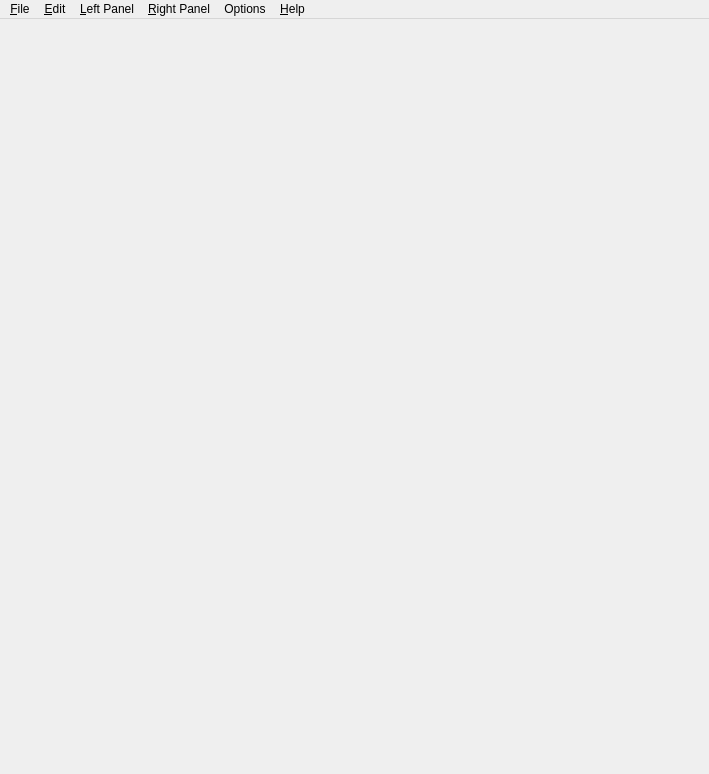
<?xml version="1.0" encoding="UTF-8"?>
<ui version="4.0">
 <class>MainPanel</class>
 <widget class="QMainWindow" name="MainPanel">
  <property name="geometry">
   <rect>
    <x>0</x>
    <y>0</y>
    <width>709</width>
    <height>774</height>
   </rect>
  </property>
  <property name="windowTitle">
   <string>Pixel Test DAQ Control</string>
  </property>
  <property name="windowIcon">
   <iconset>
    <normaloff>:/icons/images/PixelDAQ.jpg</normaloff>:/icons/images/PixelDAQ.jpg</iconset>
  </property>
  <widget class="QWidget" name="centralwidget">
   <layout class="QHBoxLayout" name="horizontalLayout">
    <item>
     <layout class="QHBoxLayout" name="vboxLayout">
      <property name="spacing">
       <number>6</number>
      </property>
      <property name="leftMargin">
       <number>0</number>
      </property>
      <property name="topMargin">
       <number>0</number>
      </property>
      <property name="rightMargin">
       <number>0</number>
      </property>
      <property name="bottomMargin">
       <number>0</number>
      </property>
     </layout>
    </item>
   </layout>
  </widget>
  <widget class="QMenuBar" name="menubar">
   <property name="enabled">
    <bool>true</bool>
   </property>
   <property name="geometry">
    <rect>
     <x>0</x>
     <y>0</y>
     <width>709</width>
     <height>21</height>
    </rect>
   </property>
   <widget class="QMenu" name="fileMenu">
    <property name="title">
     <string>&amp;File</string>
    </property>
    <widget class="QMenu" name="menuNew_config">
     <property name="icon">
      <iconset>
       <normaloff>:/icons/images/filenew.png</normaloff>:/icons/images/filenew.png</iconset>
     </property>
     <property name="title">
      <string>New config.</string>
     </property>
     <addaction name="actionNew_cfg"/>
     <addaction name="actionNew_cfg_generic"/>
    </widget>
    <addaction name="menuNew_config"/>
    <addaction name="fileOpenAction"/>
    <addaction name="fileReopenAction"/>
    <addaction name="fileSaveAction"/>
    <addaction name="fileSaveAsAction"/>
    <addaction name="fileCloseAction"/>
    <addaction name="separator"/>
    <addaction name="closePanelAction"/>
   </widget>
   <widget class="QMenu" name="PopupMenu_5">
    <property name="title">
     <string>&amp;Edit</string>
    </property>
    <addaction name="currModuleCfgEdit"/>
    <addaction name="currShowInfo"/>
    <addaction name="single_FE_Action"/>
    <addaction name="separator"/>
    <addaction name="decremTDAC"/>
    <addaction name="decremGDAC"/>
    <addaction name="decremTDACBy"/>
    <addaction name="decremGDACBy"/>
    <addaction name="separator"/>
    <addaction name="editset_all_VCALs_to_charge_ofAction"/>
    <addaction name="editset_all_TDACs_from_scanAction"/>
    <addaction name="editset_all_FDACs_from_scanAction"/>
    <addaction name="actionSet_all_masks_from_scan"/>
    <addaction name="decrMccDelAction"/>
   </widget>
   <widget class="QMenu" name="PopupMenu_4">
    <property name="title">
     <string>&amp;Left Panel</string>
    </property>
    <addaction name="showModListChoice"/>
    <addaction name="actionDCS_view"/>
   </widget>
   <widget class="QMenu" name="PopupMenu_3">
    <property name="title">
     <string>&amp;Right Panel</string>
    </property>
    <addaction name="showDataChoice"/>
    <addaction name="showPixScanChoice"/>
    <addaction name="showRegisterChoice"/>
    <addaction name="showToolChoice"/>
    <addaction name="showLogPanelChoice"/>
    <addaction name="showBocAnalysisChoice"/>
    <addaction name="showPrimlistPanelChoice"/>
    <addaction name="showWafertestPanelChoice"/>
   </widget>
   <widget class="QMenu" name="unnamed">
    <property name="title">
     <string>Options</string>
    </property>
    <addaction name="optionsShow_PanelAction"/>
    <addaction name="optionsSave_as_defaultAction"/>
    <addaction name="optionsReload_defaultAction"/>
   </widget>
   <widget class="QMenu" name="PopupMenu_6">
    <property name="title">
     <string>&amp;Help</string>
    </property>
    <addaction name="showReadmeMen"/>
    <addaction name="showAboutMen"/>
   </widget>
   <addaction name="fileMenu"/>
   <addaction name="PopupMenu_5"/>
   <addaction name="PopupMenu_4"/>
   <addaction name="PopupMenu_3"/>
   <addaction name="unnamed"/>
   <addaction name="PopupMenu_6"/>
  </widget>
  <action name="fileOpenAction">
   <property name="enabled">
    <bool>true</bool>
   </property>
   <property name="icon">
    <iconset>
     <normaloff>:/icons/images/fileopen.png</normaloff>:/icons/images/fileopen.png</iconset>
   </property>
   <property name="text">
    <string>&amp;Open cfg file</string>
   </property>
   <property name="iconText">
    <string>Open Cfg file</string>
   </property>
   <property name="toolTip">
    <string>open a config-DB file and load as new module group</string>
   </property>
   <property name="shortcut">
    <string>Ctrl+O</string>
   </property>
   <property name="name" stdset="0">
    <cstring>fileOpenAction</cstring>
   </property>
  </action>
  <action name="fileSaveAction">
   <property name="enabled">
    <bool>true</bool>
   </property>
   <property name="icon">
    <iconset>
     <normaloff>:/icons/images/filesave.png</normaloff>:/icons/images/filesave.png</iconset>
   </property>
   <property name="text">
    <string>&amp;Save cfg file</string>
   </property>
   <property name="iconText">
    <string>Save cfg file</string>
   </property>
   <property name="toolTip">
    <string>save current module group's config-DB to the current file</string>
   </property>
   <property name="shortcut">
    <string>Ctrl+S</string>
   </property>
   <property name="name" stdset="0">
    <cstring>fileSaveAction</cstring>
   </property>
  </action>
  <action name="fileSaveAsAction">
   <property name="enabled">
    <bool>true</bool>
   </property>
   <property name="icon">
    <iconset>
     <normaloff>:/icons/images/filesaveas.png</normaloff>:/icons/images/filesaveas.png</iconset>
   </property>
   <property name="text">
    <string>Save cfg &amp;as...</string>
   </property>
   <property name="iconText">
    <string>Save cfg as...</string>
   </property>
   <property name="toolTip">
    <string>save current module group's config-DB to a new file</string>
   </property>
   <property name="shortcut">
    <string>Ctrl+A</string>
   </property>
   <property name="name" stdset="0">
    <cstring>fileSaveAsAction</cstring>
   </property>
  </action>
  <action name="closePanelAction">
   <property name="icon">
    <iconset>
     <normaloff>:/icons/images/exit.png</normaloff>:/icons/images/exit.png</iconset>
   </property>
   <property name="text">
    <string>E&amp;xit</string>
   </property>
   <property name="iconText">
    <string>Exit</string>
   </property>
   <property name="shortcut">
    <string>Ctrl+X</string>
   </property>
   <property name="name" stdset="0">
    <cstring>closePanelAction</cstring>
   </property>
  </action>
  <action name="showPixScanChoice">
   <property name="text">
    <string>&amp;PixScan panel</string>
   </property>
   <property name="iconText">
    <string>PixScan panel</string>
   </property>
   <property name="toolTip">
    <string>configure and run a scan via PixScan</string>
   </property>
   <property name="name" stdset="0">
    <cstring>showPixScanChoice</cstring>
   </property>
  </action>
  <action name="showDataChoice">
   <property name="text">
    <string>&amp;Data panel</string>
   </property>
   <property name="iconText">
    <string>Data panel</string>
   </property>
   <property name="toolTip">
    <string>show the ModuleAnalysis panel and analyse your data</string>
   </property>
   <property name="name" stdset="0">
    <cstring>showDataChoice</cstring>
   </property>
  </action>
  <action name="showRegisterChoice">
   <property name="text">
    <string>&amp;Module Test panel</string>
   </property>
   <property name="iconText">
    <string>Module Test panel</string>
   </property>
   <property name="toolTip">
    <string>run register tests or a quick digital scan from here and get detailed information</string>
   </property>
   <property name="name" stdset="0">
    <cstring>showRegisterChoice</cstring>
   </property>
  </action>
  <action name="showModListChoice">
   <property name="text">
    <string>&amp;Read-out view</string>
   </property>
   <property name="iconText">
    <string>Read-out view</string>
   </property>
   <property name="toolTip">
    <string>displays the modules/RODs in a list organised by readout</string>
   </property>
   <property name="name" stdset="0">
    <cstring>showModListChoice</cstring>
   </property>
  </action>
  <action name="showGeographicalChoice">
   <property name="enabled">
    <bool>true</bool>
   </property>
   <property name="text">
    <string>&amp;Geographical view</string>
   </property>
   <property name="iconText">
    <string>Geographical view</string>
   </property>
   <property name="toolTip">
    <string>shows a geographical view of the connected modules</string>
   </property>
   <property name="name" stdset="0">
    <cstring>showGeographicalChoice</cstring>
   </property>
  </action>
  <action name="currModuleCfgEdit">
   <property name="enabled">
    <bool>false</bool>
   </property>
   <property name="text">
    <string>Edit &amp;cfg (mod XXX)</string>
   </property>
   <property name="iconText">
    <string>Edit cfg (mod XXX)</string>
   </property>
   <property name="toolTip">
    <string>edit configuration of selected module</string>
   </property>
   <property name="statusTip">
    <string>edit configuration of selected module</string>
   </property>
   <property name="name" stdset="0">
    <cstring>currModuleCfgEdit</cstring>
   </property>
  </action>
  <action name="currGroupDelete">
   <property name="enabled">
    <bool>false</bool>
   </property>
   <property name="text">
    <string>&amp;Delete curr. group XXX</string>
   </property>
   <property name="iconText">
    <string>Delete curr. group XXX</string>
   </property>
   <property name="name" stdset="0">
    <cstring>currGroupDelete</cstring>
   </property>
  </action>
  <action name="currShowInfo">
   <property name="enabled">
    <bool>false</bool>
   </property>
   <property name="text">
    <string>&amp;Show Info for XXX</string>
   </property>
   <property name="iconText">
    <string>Show Info for XXX</string>
   </property>
   <property name="name" stdset="0">
    <cstring>currShowInfo</cstring>
   </property>
  </action>
  <action name="showToolChoice">
   <property name="text">
    <string>&amp;Tool Panel</string>
   </property>
   <property name="iconText">
    <string>Tool Panel</string>
   </property>
   <property name="toolTip">
    <string>show the Tool panel and run basic operations on the ROD(s) or module(s)</string>
   </property>
   <property name="name" stdset="0">
    <cstring>showToolChoice</cstring>
   </property>
  </action>
  <action name="fileCloseAction">
   <property name="icon">
    <iconset>
     <normaloff>:/icons/images/fileclose.png</normaloff>:/icons/images/fileclose.png</iconset>
   </property>
   <property name="text">
    <string>Close cfg file</string>
   </property>
   <property name="iconText">
    <string>Close cfg file</string>
   </property>
   <property name="shortcut">
    <string>Ctrl+C</string>
   </property>
   <property name="name" stdset="0">
    <cstring>fileCloseAction</cstring>
   </property>
  </action>
  <action name="currItemAdd">
   <property name="enabled">
    <bool>false</bool>
   </property>
   <property name="text">
    <string>&amp;Add item</string>
   </property>
   <property name="iconText">
    <string>Add item</string>
   </property>
   <property name="name" stdset="0">
    <cstring>currItemAdd</cstring>
   </property>
  </action>
  <action name="showLogPanelChoice">
   <property name="text">
    <string>Log panel</string>
   </property>
   <property name="iconText">
    <string>Log panel</string>
   </property>
   <property name="toolTip">
    <string>show the Log panel and check error/debug printouts from the ROD(s) or STcontrol</string>
   </property>
   <property name="name" stdset="0">
    <cstring>showLogPanelChoice</cstring>
   </property>
  </action>
  <action name="fileReopenAction">
   <property name="enabled">
    <bool>true</bool>
   </property>
   <property name="icon">
    <iconset>
     <normaloff>:/icons/images/reload.png</normaloff>:/icons/images/reload.png</iconset>
   </property>
   <property name="text">
    <string>&amp;Re-open cfg file</string>
   </property>
   <property name="iconText">
    <string>Re-open cfg file</string>
   </property>
   <property name="toolTip">
    <string>close and re-open current DB-config</string>
   </property>
   <property name="statusTip">
    <string>close and re-open current DB-config</string>
   </property>
   <property name="shortcut">
    <string>Ctrl+R</string>
   </property>
   <property name="name" stdset="0">
    <cstring>fileReopenAction</cstring>
   </property>
  </action>
  <action name="decremTDAC">
   <property name="text">
    <string>decrement all &amp;TDACs</string>
   </property>
   <property name="iconText">
    <string>decrement all TDACs</string>
   </property>
   <property name="name" stdset="0">
    <cstring>decremTDAC</cstring>
   </property>
  </action>
  <action name="decremTDACBy">
   <property name="text">
    <string>in/decrement all TDACs &amp;by...</string>
   </property>
   <property name="iconText">
    <string>in/decrement all TDACs by...</string>
   </property>
   <property name="name" stdset="0">
    <cstring>decremTDACBy</cstring>
   </property>
  </action>
  <action name="decremGDAC">
   <property name="text">
    <string>decrement all &amp;GDACs</string>
   </property>
   <property name="iconText">
    <string>decrement all GDACs</string>
   </property>
   <property name="name" stdset="0">
    <cstring>decremGDAC</cstring>
   </property>
  </action>
  <action name="decremGDACBy">
   <property name="text">
    <string>in/decrement all GDACs b&amp;y...</string>
   </property>
   <property name="iconText">
    <string>in/decrement all GDACs by...</string>
   </property>
   <property name="name" stdset="0">
    <cstring>decremGDACBy</cstring>
   </property>
  </action>
  <action name="showReadmeMen">
   <property name="text">
    <string>&amp;Browse STcontrol Wiki</string>
   </property>
   <property name="iconText">
    <string>Browse STcontrol Wiki</string>
   </property>
   <property name="toolTip">
    <string>browse through the user instruction on the Wiki pages</string>
   </property>
   <property name="name" stdset="0">
    <cstring>showReadmeMen</cstring>
   </property>
  </action>
  <action name="showAboutMen">
   <property name="text">
    <string>&amp;About...</string>
   </property>
   <property name="iconText">
    <string>About...</string>
   </property>
   <property name="name" stdset="0">
    <cstring>showAboutMen</cstring>
   </property>
  </action>
  <action name="new_itemAction">
   <property name="text">
    <string>new item</string>
   </property>
   <property name="iconText">
    <string>new item</string>
   </property>
   <property name="name" stdset="0">
    <cstring>new_itemAction</cstring>
   </property>
  </action>
  <action name="optionsShow_PanelAction">
   <property name="text">
    <string>Show panel</string>
   </property>
   <property name="iconText">
    <string>Show panel</string>
   </property>
   <property name="name" stdset="0">
    <cstring>optionsShow_PanelAction</cstring>
   </property>
  </action>
  <action name="optionsSave_as_defaultAction">
   <property name="text">
    <string>Save as default</string>
   </property>
   <property name="iconText">
    <string>Save as default</string>
   </property>
   <property name="name" stdset="0">
    <cstring>optionsSave_as_defaultAction</cstring>
   </property>
  </action>
  <action name="optionsReload_defaultAction">
   <property name="text">
    <string>Reload default</string>
   </property>
   <property name="iconText">
    <string>Reload default</string>
   </property>
   <property name="name" stdset="0">
    <cstring>optionsReload_defaultAction</cstring>
   </property>
  </action>
  <action name="editset_all_VCALs_to_charge_ofAction">
   <property name="text">
    <string>set all &amp;VCALs to charge of...</string>
   </property>
   <property name="iconText">
    <string>set all VCALs to charge of...</string>
   </property>
   <property name="toolTip">
    <string>specify a charge value and all FEs on all modules will get their VCAL set according to the calibration</string>
   </property>
   <property name="name" stdset="0">
    <cstring>editset_all_VCALs_to_charge_ofAction</cstring>
   </property>
  </action>
  <action name="showBocAnalysisChoice">
   <property name="text">
    <string>Boc Analysis panel</string>
   </property>
   <property name="iconText">
    <string>Boc Analysis panel</string>
   </property>
   <property name="name" stdset="0">
    <cstring>showBocAnalysisChoice</cstring>
   </property>
  </action>
  <action name="editset_all_TDACs_from_scanAction">
   <property name="text">
    <string>set all TDACs from scan</string>
   </property>
   <property name="iconText">
    <string>set all TDACs from scan</string>
   </property>
   <property name="name" stdset="0">
    <cstring>editset_all_TDACs_from_scanAction</cstring>
   </property>
  </action>
  <action name="showPrimlistPanelChoice">
   <property name="text">
    <string>Primlist Panel</string>
   </property>
   <property name="iconText">
    <string>Primlist Panel</string>
   </property>
   <property name="name" stdset="0">
    <cstring>showPrimlistPanelChoice</cstring>
   </property>
  </action>
  <action name="editset_all_FDACs_from_scanAction">
   <property name="text">
    <string>set all FDACs from scan</string>
   </property>
   <property name="iconText">
    <string>set all FDACs from scan</string>
   </property>
   <property name="name" stdset="0">
    <cstring>editset_all_FDACs_from_scanAction</cstring>
   </property>
  </action>
  <action name="decrMccDelAction">
   <property name="text">
    <string>increment all MCC delays by...</string>
   </property>
   <property name="iconText">
    <string>increment all MCC delays by...</string>
   </property>
   <property name="name" stdset="0">
    <cstring>decrMccDelAction</cstring>
   </property>
  </action>
  <action name="single_FE_Action">
   <property name="enabled">
    <bool>false</bool>
   </property>
   <property name="text">
    <string>select single FE cfg (mod XXX)</string>
   </property>
   <property name="iconText">
    <string>select single FE cfg (mod XXX)</string>
   </property>
   <property name="name" stdset="0">
    <cstring>single_FE_Action</cstring>
   </property>
  </action>
  <action name="showDcsChoice">
   <property name="text">
    <string>DCS view</string>
   </property>
  </action>
  <action name="actionUSBPix_1_FEI4A_default_config">
   <property name="text">
    <string>USBPix 1-FEI4A default config</string>
   </property>
  </action>
  <action name="actionFor_USB_from_TurboDAQ">
   <property name="text">
    <string>USBPix config from TurboDAQ</string>
   </property>
  </action>
  <action name="actionUSBPix_multi_board_config">
   <property name="text">
    <string>USBPix multi-board config</string>
   </property>
  </action>
  <action name="actionROD_config">
   <property name="text">
    <string>ROD config</string>
   </property>
  </action>
  <action name="actionSet_all_masks_from_scan">
   <property name="text">
    <string>set all masks from scan</string>
   </property>
  </action>
  <action name="showWafertestPanelChoice">
   <property name="text">
    <string>Wafertest Panel</string>
   </property>
  </action>
  <action name="actionDCS_view">
   <property name="text">
    <string>DCS view</string>
   </property>
  </action>
  <action name="actionUSBPix_2_FEI4A_default_config">
   <property name="text">
    <string>USBPix 2-FEI4A default config</string>
   </property>
  </action>
  <action name="actionUSBPix_1_FEI4B_default_config">
   <property name="text">
    <string>USBPix 1-FEI4B default config</string>
   </property>
  </action>
  <action name="actionUSBPix_2_FEI4B_default_config">
   <property name="text">
    <string>USBPix 2-FEI4B default config</string>
   </property>
  </action>
  <action name="actionNew_cfg">
   <property name="text">
    <string>&amp;New cfg. (USBpix)</string>
   </property>
   <property name="shortcut">
    <string>Ctrl+N</string>
   </property>
  </action>
  <action name="actionNew_cfg_generic">
   <property name="text">
    <string>New cfg. (&amp;generic)</string>
   </property>
   <property name="shortcut">
    <string>Ctrl+G</string>
   </property>
  </action>
 </widget>
 <resources/>
 <connections/>
</ui>
